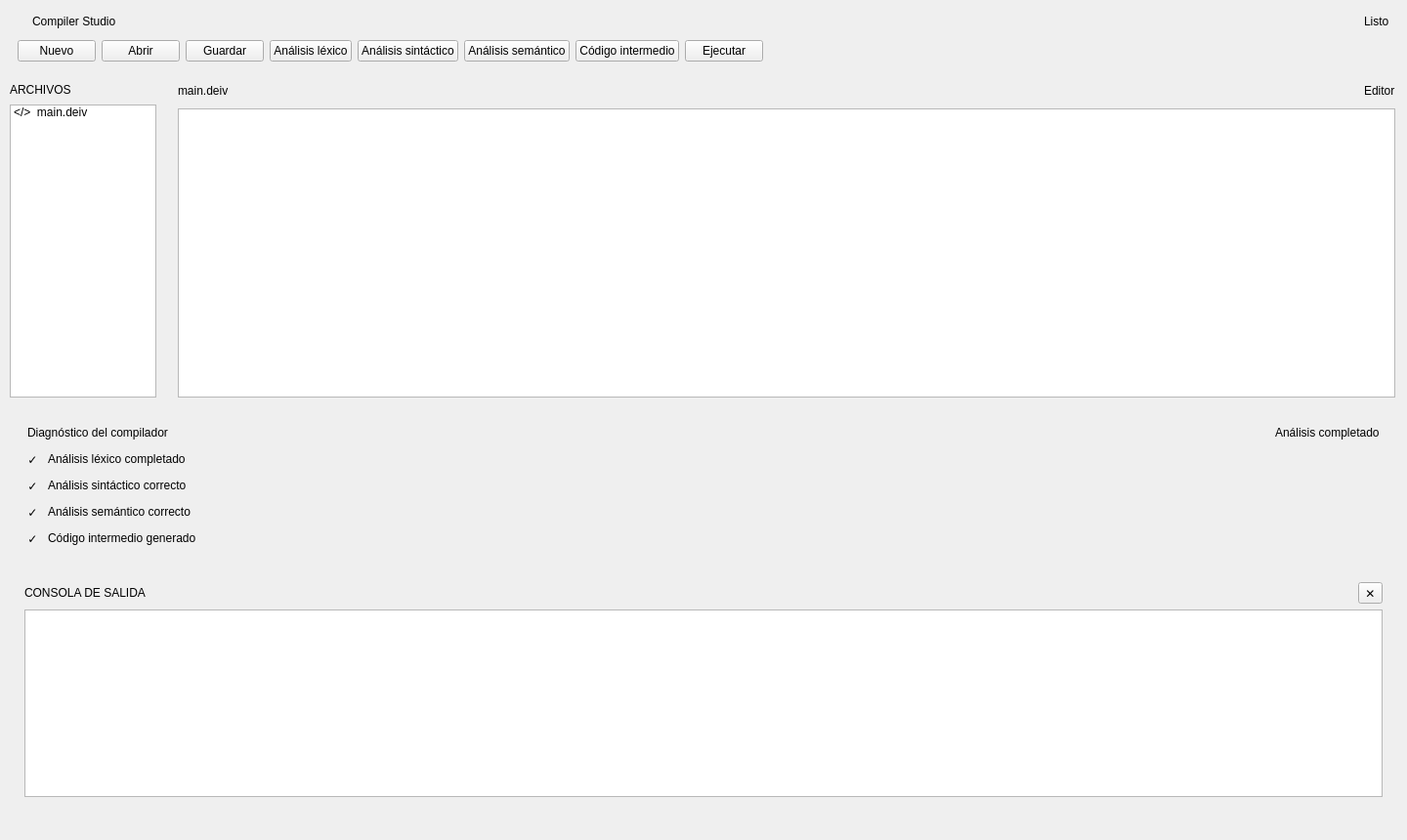
<?xml version='1.0' encoding='UTF-8'?>
<ui version="4.0">
 <class>MainWindow</class>
 <widget class="QMainWindow" name="MainWindow">
  <property name="geometry">
   <rect>
    <x>0</x>
    <y>0</y>
    <width>1440</width>
    <height>860</height>
   </rect>
  </property>
  <property name="minimumSize">
   <size>
    <width>1000</width>
    <height>680</height>
   </size>
  </property>
  <property name="windowTitle">
   <string>Compiler Studio</string>
  </property>
  <widget class="QWidget" name="central">
   <layout class="QVBoxLayout" name="layoutCentral" stretch="0,1,0">
    <property name="spacing">
     <number>0</number>
    </property>
    <property name="leftMargin">
     <number>0</number>
    </property>
    <property name="topMargin">
     <number>0</number>
    </property>
    <property name="rightMargin">
     <number>0</number>
    </property>
    <property name="bottomMargin">
     <number>0</number>
    </property>
    <item>
     <widget class="QFrame" name="encabezado">
      <layout class="QVBoxLayout" name="layoutEncabezado">
       <property name="spacing">
        <number>9</number>
       </property>
       <property name="leftMargin">
        <number>18</number>
       </property>
       <property name="topMargin">
        <number>12</number>
       </property>
       <property name="rightMargin">
        <number>18</number>
       </property>
       <property name="bottomMargin">
        <number>10</number>
       </property>
       <item>
        <layout class="QHBoxLayout" name="layoutTitulo">
         <property name="spacing">
          <number>8</number>
         </property>
         <property name="leftMargin">
          <number>0</number>
         </property>
         <property name="topMargin">
          <number>0</number>
         </property>
         <property name="rightMargin">
          <number>0</number>
         </property>
         <property name="bottomMargin">
          <number>0</number>
         </property>
         <item>
          <widget class="QLabel" name="iconoApp">
           <property name="text">
            <string>&lt;/&gt;</string>
           </property>
          </widget>
         </item>
         <item>
          <widget class="QLabel" name="titulo">
           <property name="text">
            <string>Compiler Studio</string>
           </property>
          </widget>
         </item>
         <item>
          <spacer name="espacioTitulo">
           <property name="orientation">
            <enum>Qt::Horizontal</enum>
           </property>
           <property name="sizeHint" stdset="0">
            <size>
             <width>40</width>
             <height>20</height>
            </size>
           </property>
          </spacer>
         </item>
         <item>
          <widget class="QLabel" name="indicadorEstado">
           <property name="text">
            <string>Listo</string>
           </property>
          </widget>
         </item>
        </layout>
       </item>
       <item>
        <layout class="QHBoxLayout" name="layoutAcciones">
         <property name="spacing">
          <number>6</number>
         </property>
         <property name="leftMargin">
          <number>0</number>
         </property>
         <property name="topMargin">
          <number>0</number>
         </property>
         <property name="rightMargin">
          <number>0</number>
         </property>
         <property name="bottomMargin">
          <number>0</number>
         </property>
         <item>
          <widget class="QPushButton" name="btnNuevo">
           <property name="text">
            <string>Nuevo</string>
           </property>
           <property name="cursor">
            <cursorShape>PointingHandCursor</cursorShape>
           </property>
          </widget>
         </item>
         <item>
          <widget class="QPushButton" name="btnAbrir">
           <property name="text">
            <string>Abrir</string>
           </property>
           <property name="cursor">
            <cursorShape>PointingHandCursor</cursorShape>
           </property>
          </widget>
         </item>
         <item>
          <widget class="QPushButton" name="btnGuardar">
           <property name="text">
            <string>Guardar</string>
           </property>
           <property name="cursor">
            <cursorShape>PointingHandCursor</cursorShape>
           </property>
          </widget>
         </item>
         <item>
          <widget class="QPushButton" name="btnLexico">
           <property name="text">
            <string>Análisis léxico</string>
           </property>
           <property name="tipo" stdset="0">
            <string>primario</string>
           </property>
           <property name="cursor">
            <cursorShape>PointingHandCursor</cursorShape>
           </property>
          </widget>
         </item>
         <item>
          <widget class="QPushButton" name="btnSintactico">
           <property name="text">
            <string>Análisis sintáctico</string>
           </property>
           <property name="tipo" stdset="0">
            <string>primario</string>
           </property>
           <property name="cursor">
            <cursorShape>PointingHandCursor</cursorShape>
           </property>
          </widget>
         </item>
         <item>
          <widget class="QPushButton" name="btnSemantico">
           <property name="text">
            <string>Análisis semántico</string>
           </property>
           <property name="tipo" stdset="0">
            <string>primario</string>
           </property>
           <property name="cursor">
            <cursorShape>PointingHandCursor</cursorShape>
           </property>
          </widget>
         </item>
         <item>
          <widget class="QPushButton" name="btnGenerarCodigo">
           <property name="text">
            <string>Código intermedio</string>
           </property>
           <property name="tipo" stdset="0">
            <string>primario</string>
           </property>
           <property name="cursor">
            <cursorShape>PointingHandCursor</cursorShape>
           </property>
          </widget>
         </item>
         <item>
          <widget class="QPushButton" name="btnEjecutar">
           <property name="text">
            <string>Ejecutar</string>
           </property>
           <property name="tipo" stdset="0">
            <string>exito</string>
           </property>
           <property name="cursor">
            <cursorShape>PointingHandCursor</cursorShape>
           </property>
          </widget>
         </item>
         <item>
          <spacer name="espacioAcciones">
           <property name="orientation">
            <enum>Qt::Horizontal</enum>
           </property>
           <property name="sizeHint" stdset="0">
            <size>
             <width>40</width>
             <height>20</height>
            </size>
           </property>
          </spacer>
         </item>
        </layout>
       </item>
      </layout>
     </widget>
    </item>
    <item>
     <widget class="QWidget" name="areaTrabajo">
      <layout class="QHBoxLayout" name="layoutAreaTrabajo" stretch="0,1">
       <property name="spacing">
        <number>0</number>
       </property>
       <property name="leftMargin">
        <number>0</number>
       </property>
       <property name="topMargin">
        <number>0</number>
       </property>
       <property name="rightMargin">
        <number>0</number>
       </property>
       <property name="bottomMargin">
        <number>0</number>
       </property>
       <item>
        <widget class="QFrame" name="explorador">
         <property name="minimumSize">
          <size>
           <width>170</width>
           <height>0</height>
          </size>
         </property>
         <property name="maximumSize">
          <size>
           <width>170</width>
           <height>16777215</height>
          </size>
         </property>
         <layout class="QVBoxLayout" name="layoutExplorador">
          <property name="spacing">
           <number>8</number>
          </property>
          <property name="leftMargin">
           <number>10</number>
          </property>
          <property name="topMargin">
           <number>12</number>
          </property>
          <property name="rightMargin">
           <number>10</number>
          </property>
          <property name="bottomMargin">
           <number>10</number>
          </property>
          <item>
           <widget class="QLabel" name="tituloArchivos">
            <property name="text">
             <string>ARCHIVOS</string>
            </property>
           </widget>
          </item>
          <item>
           <widget class="QListWidget" name="listaArchivos">
            <item>
             <property name="text">
              <string>&lt;/&gt;  main.deiv</string>
             </property>
            </item>
           </widget>
          </item>
         </layout>
        </widget>
       </item>
       <item>
        <widget class="QWidget" name="zonaEditor">
         <layout class="QVBoxLayout" name="layoutZonaEditor">
          <property name="spacing">
           <number>8</number>
          </property>
          <property name="leftMargin">
           <number>12</number>
          </property>
          <property name="topMargin">
           <number>10</number>
          </property>
          <property name="rightMargin">
           <number>12</number>
          </property>
          <property name="bottomMargin">
           <number>10</number>
          </property>
          <item>
           <layout class="QHBoxLayout" name="layoutPestana">
            <property name="spacing">
             <number>0</number>
            </property>
            <property name="leftMargin">
             <number>0</number>
            </property>
            <property name="topMargin">
             <number>0</number>
            </property>
            <property name="rightMargin">
             <number>0</number>
            </property>
            <property name="bottomMargin">
             <number>0</number>
            </property>
            <item>
             <widget class="QLabel" name="archivoActual">
              <property name="text">
               <string>main.deiv</string>
              </property>
             </widget>
            </item>
            <item>
             <spacer name="espacioPestana">
              <property name="orientation">
               <enum>Qt::Horizontal</enum>
              </property>
              <property name="sizeHint" stdset="0">
               <size>
                <width>40</width>
                <height>20</height>
               </size>
              </property>
             </spacer>
            </item>
            <item>
             <widget class="QLabel" name="etiquetaEditor">
              <property name="text">
               <string>Editor</string>
              </property>
             </widget>
            </item>
           </layout>
          </item>
          <item>
           <widget class="EditorCodigo" name="editor" />
          </item>
         </layout>
        </widget>
       </item>
      </layout>
     </widget>
    </item>
    <item>
     <widget class="QWidget" name="panelesInferiores">
      <layout class="QVBoxLayout" name="layoutPanelesInferiores">
       <property name="spacing">
        <number>9</number>
       </property>
       <property name="leftMargin">
        <number>10</number>
       </property>
       <property name="topMargin">
        <number>4</number>
       </property>
       <property name="rightMargin">
        <number>10</number>
       </property>
       <property name="bottomMargin">
        <number>10</number>
       </property>
       <item>
        <widget class="QFrame" name="diagnostico">
         <layout class="QVBoxLayout" name="layoutDiagnostico">
          <property name="spacing">
           <number>7</number>
          </property>
          <property name="leftMargin">
           <number>18</number>
          </property>
          <property name="topMargin">
           <number>12</number>
          </property>
          <property name="rightMargin">
           <number>18</number>
          </property>
          <property name="bottomMargin">
           <number>14</number>
          </property>
          <item>
           <layout class="QHBoxLayout" name="layoutCabeceraDiagnostico">
            <property name="spacing">
             <number>0</number>
            </property>
            <property name="leftMargin">
             <number>0</number>
            </property>
            <property name="topMargin">
             <number>0</number>
            </property>
            <property name="rightMargin">
             <number>0</number>
            </property>
            <property name="bottomMargin">
             <number>0</number>
            </property>
            <item>
             <widget class="QLabel" name="tituloDiagnostico">
              <property name="text">
               <string>Diagnóstico del compilador</string>
              </property>
             </widget>
            </item>
            <item>
             <spacer name="espacioDiagnostico">
              <property name="orientation">
               <enum>Qt::Horizontal</enum>
              </property>
              <property name="sizeHint" stdset="0">
               <size>
                <width>40</width>
                <height>20</height>
               </size>
              </property>
             </spacer>
            </item>
            <item>
             <widget class="QLabel" name="indicadorAnalisis">
              <property name="text">
               <string>Análisis completado</string>
              </property>
             </widget>
            </item>
           </layout>
          </item>
          <item>
           <layout class="QHBoxLayout" name="layoutFaseLexico">
            <property name="spacing">
             <number>10</number>
            </property>
            <property name="leftMargin">
             <number>0</number>
            </property>
            <property name="topMargin">
             <number>0</number>
            </property>
            <property name="rightMargin">
             <number>0</number>
            </property>
            <property name="bottomMargin">
             <number>0</number>
            </property>
            <item>
             <widget class="QLabel" name="checkLexico">
              <property name="text">
               <string>✓</string>
              </property>
              <property name="rol" stdset="0">
               <string>check</string>
              </property>
              <property name="alignment">
               <set>Qt::AlignCenter</set>
              </property>
             </widget>
            </item>
            <item>
             <widget class="QLabel" name="textoLexico">
              <property name="text">
               <string>Análisis léxico completado</string>
              </property>
              <property name="rol" stdset="0">
               <string>fase</string>
              </property>
             </widget>
            </item>
            <item>
             <spacer name="espacioFaseLexico">
              <property name="orientation">
               <enum>Qt::Horizontal</enum>
              </property>
              <property name="sizeHint" stdset="0">
               <size>
                <width>40</width>
                <height>20</height>
               </size>
              </property>
             </spacer>
            </item>
           </layout>
          </item>
          <item>
           <layout class="QHBoxLayout" name="layoutFaseSintactico">
            <property name="spacing">
             <number>10</number>
            </property>
            <property name="leftMargin">
             <number>0</number>
            </property>
            <property name="topMargin">
             <number>0</number>
            </property>
            <property name="rightMargin">
             <number>0</number>
            </property>
            <property name="bottomMargin">
             <number>0</number>
            </property>
            <item>
             <widget class="QLabel" name="checkSintactico">
              <property name="text">
               <string>✓</string>
              </property>
              <property name="rol" stdset="0">
               <string>check</string>
              </property>
              <property name="alignment">
               <set>Qt::AlignCenter</set>
              </property>
             </widget>
            </item>
            <item>
             <widget class="QLabel" name="textoSintactico">
              <property name="text">
               <string>Análisis sintáctico correcto</string>
              </property>
              <property name="rol" stdset="0">
               <string>fase</string>
              </property>
             </widget>
            </item>
            <item>
             <spacer name="espacioFaseSintactico">
              <property name="orientation">
               <enum>Qt::Horizontal</enum>
              </property>
              <property name="sizeHint" stdset="0">
               <size>
                <width>40</width>
                <height>20</height>
               </size>
              </property>
             </spacer>
            </item>
           </layout>
          </item>
          <item>
           <layout class="QHBoxLayout" name="layoutFaseSemantico">
            <property name="spacing">
             <number>10</number>
            </property>
            <property name="leftMargin">
             <number>0</number>
            </property>
            <property name="topMargin">
             <number>0</number>
            </property>
            <property name="rightMargin">
             <number>0</number>
            </property>
            <property name="bottomMargin">
             <number>0</number>
            </property>
            <item>
             <widget class="QLabel" name="checkSemantico">
              <property name="text">
               <string>✓</string>
              </property>
              <property name="rol" stdset="0">
               <string>check</string>
              </property>
              <property name="alignment">
               <set>Qt::AlignCenter</set>
              </property>
             </widget>
            </item>
            <item>
             <widget class="QLabel" name="textoSemantico">
              <property name="text">
               <string>Análisis semántico correcto</string>
              </property>
              <property name="rol" stdset="0">
               <string>fase</string>
              </property>
             </widget>
            </item>
            <item>
             <spacer name="espacioFaseSemantico">
              <property name="orientation">
               <enum>Qt::Horizontal</enum>
              </property>
              <property name="sizeHint" stdset="0">
               <size>
                <width>40</width>
                <height>20</height>
               </size>
              </property>
             </spacer>
            </item>
           </layout>
          </item>
          <item>
           <layout class="QHBoxLayout" name="layoutFaseCodigo">
            <property name="spacing">
             <number>10</number>
            </property>
            <property name="leftMargin">
             <number>0</number>
            </property>
            <property name="topMargin">
             <number>0</number>
            </property>
            <property name="rightMargin">
             <number>0</number>
            </property>
            <property name="bottomMargin">
             <number>0</number>
            </property>
            <item>
             <widget class="QLabel" name="checkCodigo">
              <property name="text">
               <string>✓</string>
              </property>
              <property name="rol" stdset="0">
               <string>check</string>
              </property>
              <property name="alignment">
               <set>Qt::AlignCenter</set>
              </property>
             </widget>
            </item>
            <item>
             <widget class="QLabel" name="textoCodigo">
              <property name="text">
               <string>Código intermedio generado</string>
              </property>
              <property name="rol" stdset="0">
               <string>fase</string>
              </property>
             </widget>
            </item>
            <item>
             <spacer name="espacioFaseCodigo">
              <property name="orientation">
               <enum>Qt::Horizontal</enum>
              </property>
              <property name="sizeHint" stdset="0">
               <size>
                <width>40</width>
                <height>20</height>
               </size>
              </property>
             </spacer>
            </item>
           </layout>
          </item>
         </layout>
        </widget>
       </item>
       <item>
        <widget class="QFrame" name="consola">
         <layout class="QVBoxLayout" name="layoutConsola">
          <property name="spacing">
           <number>6</number>
          </property>
          <property name="leftMargin">
           <number>15</number>
          </property>
          <property name="topMargin">
           <number>12</number>
          </property>
          <property name="rightMargin">
           <number>15</number>
          </property>
          <property name="bottomMargin">
           <number>14</number>
          </property>
          <item>
           <layout class="QHBoxLayout" name="layoutCabeceraConsola">
            <property name="spacing">
             <number>0</number>
            </property>
            <property name="leftMargin">
             <number>0</number>
            </property>
            <property name="topMargin">
             <number>0</number>
            </property>
            <property name="rightMargin">
             <number>0</number>
            </property>
            <property name="bottomMargin">
             <number>0</number>
            </property>
            <item>
             <widget class="QLabel" name="tituloConsola">
              <property name="text">
               <string>CONSOLA DE SALIDA</string>
              </property>
             </widget>
            </item>
            <item>
             <spacer name="espacioConsola">
              <property name="orientation">
               <enum>Qt::Horizontal</enum>
              </property>
              <property name="sizeHint" stdset="0">
               <size>
                <width>40</width>
                <height>20</height>
               </size>
              </property>
             </spacer>
            </item>
            <item>
             <widget class="QToolButton" name="btnCerrarConsola">
              <property name="text">
               <string>✕</string>
              </property>
              <property name="toolTip">
               <string>Cerrar consola</string>
              </property>
              <property name="cursor">
               <cursorShape>PointingHandCursor</cursorShape>
              </property>
             </widget>
            </item>
           </layout>
          </item>
          <item>
           <widget class="QPlainTextEdit" name="salida">
            <property name="readOnly">
             <bool>true</bool>
            </property>
            <property name="lineWrapMode">
             <enum>QPlainTextEdit::NoWrap</enum>
            </property>
           </widget>
          </item>
          <item>
           <widget class="QLabel" name="mensaje">
            <property name="text">
             <string />
            </property>
           </widget>
          </item>
         </layout>
        </widget>
       </item>
      </layout>
     </widget>
    </item>
   </layout>
  </widget>
 </widget>
 <customwidgets>
  <customwidget>
   <class>EditorCodigo</class>
   <extends>QPlainTextEdit</extends>
   <header>interfaz.editor.h</header>
  </customwidget>
 </customwidgets>
 <resources />
 <connections />
</ui>
